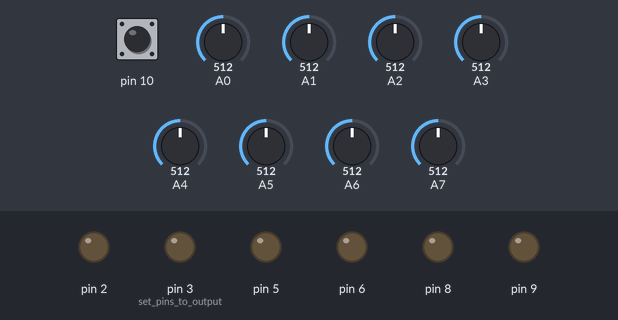
Recording of a sketch running on a simulated Arduino Nano, built with avr-gcc and run on an emulated ATmega328P. On the bench: output pins drawn as LEDs (lit = HIGH). The inputs (shaded band) are chosen by the test bench; at power-on: pin 10 HIGH, A0 = 512, A4 = 512, A6 = 512, A1 = 512, A2 = 512, A3 = 512, A5 = 512, A7 = 512.

Above: at 1.2 s.
1.3 s: pin 10 pulled LOW for 0.15 s
At 2.4 s:
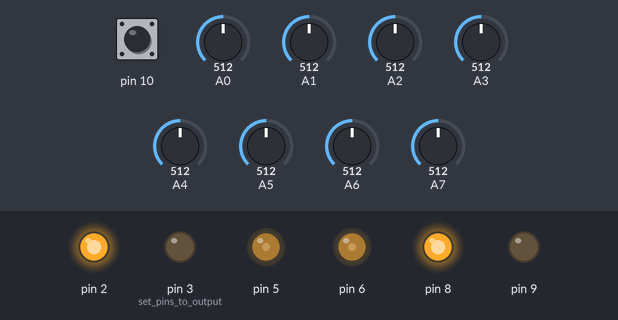
3.0 s: A0 set to 786
4.5 s: A0 set to 807
At 5.2 s:
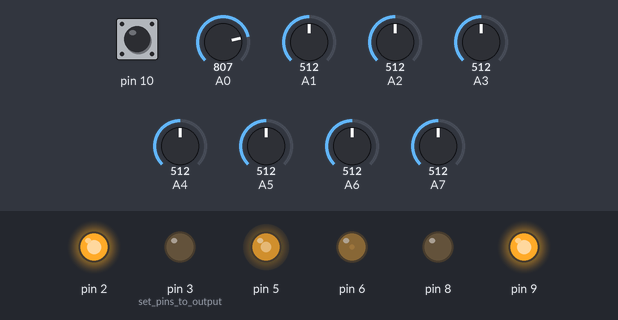
6.0 s: A4 set to 788
7.5 s: A4 set to 809
At 8.7 s:
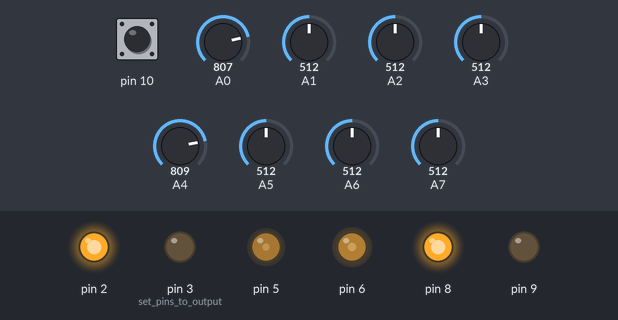
9.0 s: A6 set to 789
10.5 s: A6 set to 814
At 11.0 s:
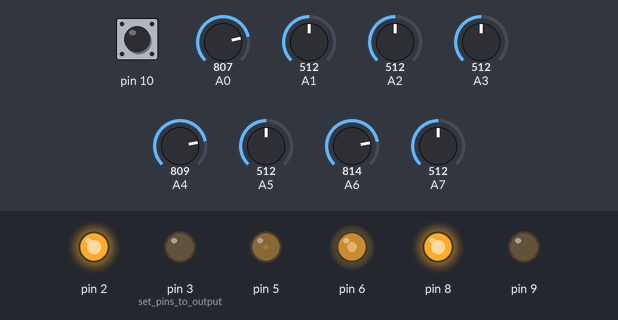
Timing chart, 0 to 13.0 s (numbered marks = the images above; inputs shaded):
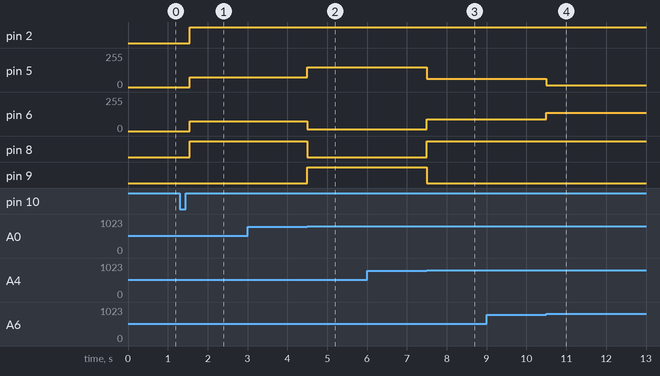

The sketch:

nova.ino
```cpp
/*
 * nova.c
 *
 *  Created on: 17 sep. 2020
 *      Author: ciber
 */
#include<IRremote.h>
#define OUT_LINE   15   //Valor fijo dado cuando se sale de linea-15,15,15,15
///---Define's---///
int MAX_SPEED = 255;  //Velocidad Maxima (maximo valor posible 255)-131,150,230,238,255, 255
int MED_SPEED = 0;   //Velocidad en rectas  (maximo valor posible 255)-70,80,150,168,185,225
float KP = 5;        //Constante P-10,12,23,23,27,33
const long ONE  = 0x00FF629D;
const long TWO = 0x00FF10EF;
const long THREE = 0x00FF5AA5;
const long OFF =0x00FF02FD;
const int RECV_PIN = 11;
//IRrecv irrecv(RECV_PIN);
decode_results results;

enum {HOME,STARTING,RUN} state = HOME;
enum {CENTER,RIGHT,LEFT} out_state = CENTER;
//Global variables//
signed int error_actual = 0;
signed int error_anterior = 0;
signed int speed_1  =0; //Motor 2 - left side
signed int speed_2  =0; //Motor 1 - right side
signed int proporcional = 0;
void setup() {
    // Configuramos pines

    //Enable follower
    //irrecv.enableIRIn();
    //Serial.begin(9600);
     pinMode(3, OUTPUT); // set pins to output
     pinMode(2, OUTPUT);
     pinMode(9, OUTPUT);
     pinMode(8, OUTPUT);
     pinMode(5, OUTPUT);
     pinMode(6, OUTPUT);
     pinMode(10,INPUT_PULLUP);
    //RIGHT
    analogWrite(5,0);
    digitalWrite(3,LOW);//PWM1_1AIA9
    digitalWrite(2,LOW); //PWM1_1AIB8
    //LEFT
    analogWrite(6,0);
    digitalWrite(9,LOW); //PWM2_BIA3
    digitalWrite(8,LOW);  //PWM2_BIB2

}


/*

///Function to read error///
signed int Read_error (void)
{
    int b[8];
    int sum=0;
    signed int error = 0;
    //Lectura de sensores de manera digital
    b[0]=(analogRead(A0)<=550)? 1 : 0;
    b[1]=(analogRead(A1)<=550)? 1 : 0;
    b[2]=(analogRead(A2)<=550)? 1 : 0;
    b[3]=(analogRead(A3)<=550)? 1 : 0;
    b[4]=(analogRead(A4)<=550)? 1 : 0;
    b[5]=(analogRead(A5)<=550)? 1 : 0;
    b[6]=(analogRead(A6)<=550)? 1 : 0;
    b[7]=(analogRead(A7)<=550)? 1 : 0;

    sum=b[0]+b[1]+b[2]+b[3]+b[4]+b[5]+b[6]+b[7];
    if(sum>=5){
      for(int i=0;i<8;i++){
          if(b[i]==0)
            b[i]=1;
          else if(b[i]==1)
            b[i]==0;
        }
      }

   if (b[0]||b[1]||b[2]||b[3]||b[4]||b[5]||b[6]||b[7]) {  //Out line - Black line (si alguno lee linea entra)

      //Negative left sensor
        error = (b[3]) ? (0-1) : error;
        error = (b[2])         ? (0-3) : error;
        error = (b[1])         ? (0-5) : error;
        error = (b[0])         ? (0-7) : error;
        error = (b[3] && b[2]) ? (0-2) : error;
        error = (b[2] && b[1]) ? (0-4) : error;
        error = (b[1] && b[0])   ? (0-6) : error;


        //Positive right sensor
        error = (b[4]) ? 1 : error;
        error = (b[5])         ? (3) : error;
        error = (b[6])         ? (5) : error;
        error = (b[7])         ? (7) : error;
        error = (b[4] && b[5]) ? (2) : error;
        error = (b[5] && b[6]) ? (4) : error;
        error = (b[6] && b[7])   ? (6) : error;

        //Neutral middle sensor
        error = (b[3]&&b[4]) ? 0 : error;

        out_state = ((error <= 1)&&(error >=(0-1)))  ? CENTER : out_state;
        out_state = ((error > 1)&&(error <=7))        ? LEFT : out_state;
        out_state = ((error <(0-1))&&(error >=(0-7))) ? RIGHT: out_state;

        return error;
    }
    else {
       return OUT_LINE;
    }
}

*/
///---Functions---///
///Function to read error///
signed int Read_error (void)
{
    int b[8];
    signed int error = 0;
    //Lectura de sensores de manera digital
    b[0]=(analogRead(A0)>=800)? 1 : 0;
    b[1]=(analogRead(A1)>=800)? 1 : 0;
    b[2]=(analogRead(A2)>=800)? 1 : 0;
    b[3]=(analogRead(A3)>=800)? 1 : 0;
    b[4]=(analogRead(A4)>=800)? 1 : 0;
    b[5]=(analogRead(A5)>=1000)? 1 : 0;
    b[6]=(analogRead(A6)>=800)? 1 : 0;
    b[7]=(analogRead(A7)>=800)? 1 : 0;

   if (b[0]||b[1]||b[2]||b[3]||b[4]||b[5]||b[6]||b[7]) {  //Out line - Black line (si alguno lee linea entra)

      //Negative left sensor
        error = (b[3]) ? (0-1) : error;
        error = (b[2])         ? (0-3) : error;
        error = (b[1])         ? (0-5) : error;
        error = (b[0])         ? (0-7) : error;
        error = (b[3] && b[2]) ? (0-2) : error;
        error = (b[2] && b[1]) ? (0-4) : error;
        error = (b[1] && b[0])   ? (0-6) : error;


        //Positive right sensor
        error = (b[4]) ? 1 : error;
        error = (b[5])         ? (3) : error;
        error = (b[6])         ? (5) : error;
        error = (b[7])         ? (7) : error;
        error = (b[4] && b[5]) ? (2) : error;
        error = (b[5] && b[6]) ? (4) : error;
        error = (b[6] && b[7])   ? (6) : error;

        //Neutral middle sensor
        error = (b[3]&&b[4]) ? 0 : error;

        out_state = ((error <= 1)&&(error >=(0-1)))  ? CENTER : out_state;
        out_state = ((error > 1)&&(error <=7))        ? LEFT : out_state;
        out_state = ((error <(0-1))&&(error >=(0-7))) ? RIGHT: out_state;

        return error;
    }
    else {
       return OUT_LINE;
    }
}
///Function to set speed of right motor///
void Motor_L (signed int speed)
{
   if(!speed) {
    digitalWrite(8, LOW);   //PWM2_BIA3
    digitalWrite(9, LOW); //PWM1_1AIB
     analogWrite(6,0);
   }
   else {
      speed = (speed >= MAX_SPEED) ? MAX_SPEED : speed;

      if (speed >=1){
         digitalWrite(9,LOW); //PWM1_1AIA
         digitalWrite(8,HIGH); //PWM1_1AIB
         analogWrite(6,speed);
      }
      else {
      speed *= (0-1);
       speed = (speed >= MAX_SPEED) ? MAX_SPEED : speed;
         digitalWrite(8,LOW); //PWM1_1AIB
         digitalWrite(9,HIGH); //PWM1_1AIA
         analogWrite(6,speed);

      }
   }
   return;
}
///Function to set speed of left motor///
void Motor_R (signed int speed)
{
   if(!speed) {
    digitalWrite(2, LOW);   //PWM2_BIA3
    digitalWrite(3, LOW);   //PWM2_BIB2
    analogWrite(5,0);
   }
   else {
      speed = (speed >= MAX_SPEED) ? MAX_SPEED : speed;

      if (speed >=1){
        digitalWrite(2, HIGH);   //PWM2_BIB
        digitalWrite(3,LOW);  //PWM2_BIA
        analogWrite(5,speed);
      }
      else {
      speed *= (0-1);
      ////////////////////////
      speed = (speed >= MAX_SPEED) ? MAX_SPEED : speed;
      ///////////////////////////////////
        digitalWrite(3,HIGH); //PWM2_BIA
        digitalWrite(2,LOW);  //PWM2_BIB
        analogWrite(5,speed);
      }
   }
   return;
}

void loop() {
  /*
 if (irrecv.decode(&results))
   {
      //Serial.println(results.value, HEX);

      switch (results.value){
        case ONE:
          //Serial.println("ON");
           MAX_SPEED = 255;  //Velocidad Maxima (maximo valor posible 255)-150,230,238,255
           MED_SPEED = 133;   //Velocidad en rectas  (maximo valor posible 255)-80,150,168,185
           KP =3;        //Constante P-12,23,23,27
           state = STARTING;
          break;
         case TWO:
          //Serial.println("ON");
           MAX_SPEED = 255;  //Velocidad Maxima (maximo valor posible 216
           MED_SPEED =133;   //Velocidad en rectas  (maximo valor posible 100
           KP =1;        //Constante 14
           state = STARTING;
          break;
         case THREE:
          //Serial.printl2n("ON");
           MAX_SPEED = 255;  //Velocidad Maxima (maximo valor posible 255)-150,230,238,255
           MED_SPEED = 135;
           KP =1;        //Constante P-12,23,23,27
           state = STARTING;
          break;
        case OFF:
          //Serial.println("OFF");
           state = HOME;
          break;
      }

      irrecv.resume();
   }
*/
if(!digitalRead(10)){
   MAX_SPEED = 150;  //Velocidad Maxima (maximo valor posible 255)-150,230,238,255
   MED_SPEED = 75;//80   //Velocidad en rectas  (maximo valor posible 255)-80,150,168,185
   KP = 12.5;        //Constante P-12,23,23,27
   state = STARTING;
   delay(250);
}
switch (state)
      {
         case HOME:
            Motor_R(0);
            Motor_L(0);
            break;
         case STARTING:
            state = RUN;
            break;

         case RUN:
            //Read real error -10 to 10
            error_actual = Read_error();

            //Out line
            if(error_actual == OUT_LINE) {
               //Out line state machine//
               switch (out_state)
                    {
                        case CENTER:
                            speed_1 = MED_SPEED;
                            speed_2 = MED_SPEED;
                            break;
                        case LEFT:
                            speed_1 = MAX_SPEED;
                            speed_2 = (0-MAX_SPEED);
                            break;
                        case RIGHT:
                            speed_1 = (0-MAX_SPEED);
                            speed_2 = MAX_SPEED;
                            break;
                    }
            }
            //On line
            else {

                    proporcional = (int)((KP * (float)(error_actual)));


                    speed_1  = MED_SPEED + proporcional;
                    speed_2  = MED_SPEED - proporcional;
            }

            Motor_R(speed_2);
            Motor_L(speed_1);

            break;
      }

}
```

Measured:
- the behaviour switches between 799 and 800 on A0 (found by bisection; images 1 and 2)
- the behaviour switches between 799 and 800 on A4 (found by bisection; images 2 and 3)
- the behaviour switches between 799 and 800 on A6 (found by bisection; images 3 and 4)
- after the input at 1.3 s, pin 2, pin 8: LOW → HIGH after 0.25 s; pin 5, pin 6: 0/255 → 75/255 after 0.25 s
- after the input at 3.0 s, every drawn part: stays the same
- after the input at 4.5 s, pin 5: 75/255 → 150/255 at once; pin 6: 75/255 → 12/255 at once; pin 8: HIGH → LOW at once; pin 9: LOW → HIGH at once
- after the input at 6.0 s, every drawn part: stays the same
- after the input at 7.5 s, pin 5: 150/255 → 63/255 at once; pin 6: 12/255 → 87/255 at once; pin 8: LOW → HIGH at once; pin 9: HIGH → LOW at once
- after the input at 9.0 s, every drawn part: stays the same
- after the input at 10.5 s, pin 5: 63/255 → 13/255 at once; pin 6: 87/255 → 137/255 at once
